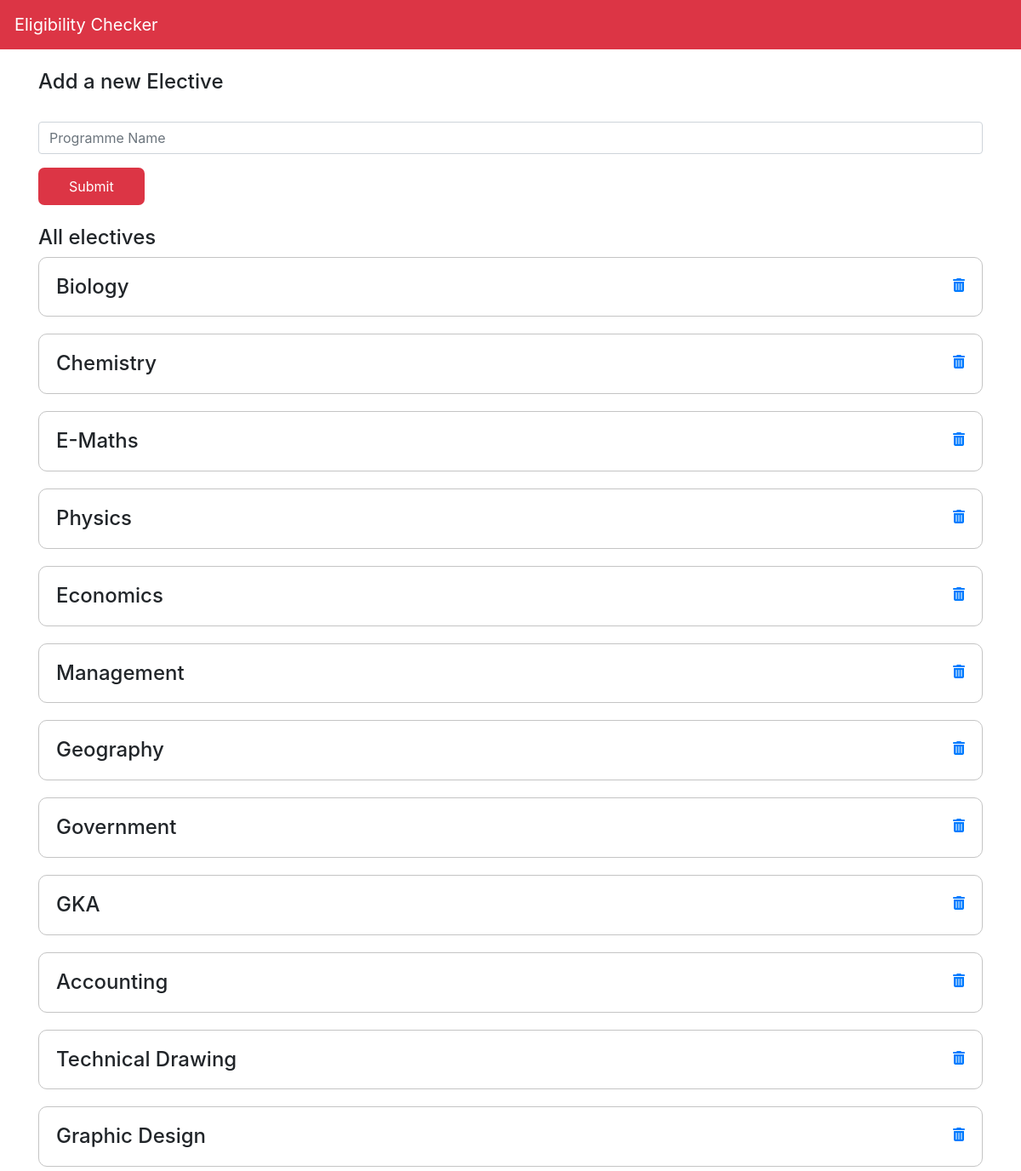
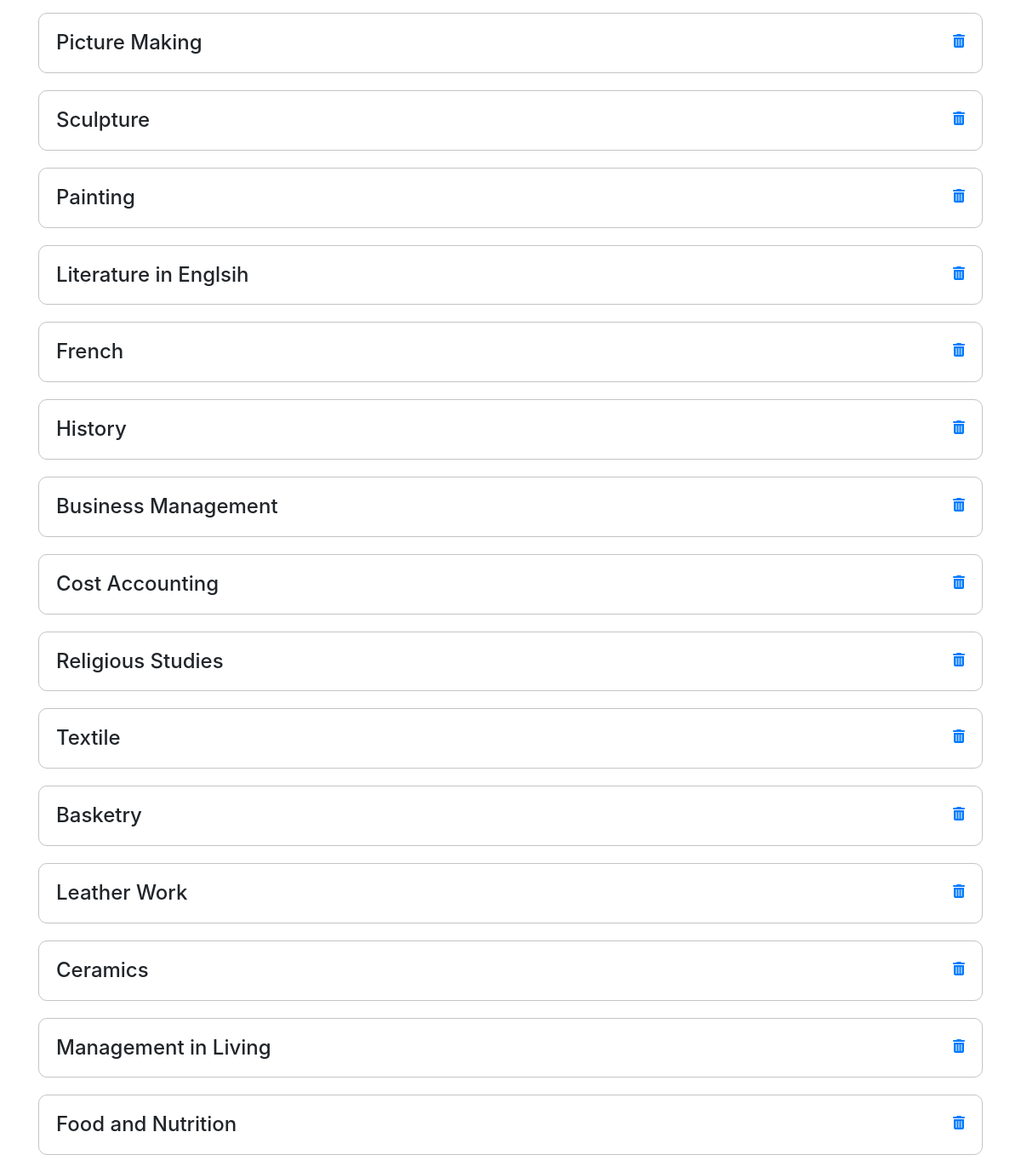
Screenshot of /electives with the database file from the repository (2 pictures, top to bottom).
### app/models.py (models this page shows, shortened)
class Electives(db.Model):
    id = db.Column(db.Integer(), primary_key=True)
    name = db.Column(db.String())

### app/routes.py (the view, shortened to what this page needs)
@app.route("/electives",methods=['GET','POST'])
def electives():
    electives = Electives.query.all()
    return render_template('electives.html', electives=electives)

### app/templates/electives.html (shortened to what this page needs)
{% extends "layout.html" %}
{% block body %}
<div class="container">
    <br/>
<h4>Add a new Elective</h4>
<form action="{{url_for('electives')}}" method="post">
    <div class="form-group">
        <input type="text" class="form-control" name="electiveName" id="electiveName" aria-describedby="helpId" placeholder="Programme Name">
    </div>
    <input style="width: auto;" class="button btn-danger" type="submit">
</form>
<br/>
<h4> All electives</h4>
{% for elective in electives %}
<div  style="display: flex; justify-content: space-between;" class="course">
    <div>
        <h4 style="margin: 0; width: fit-content;">{{elective.name}}</h4>
    </div>
    <div>
        <a href='{{url_for("deleteElective", id=elective.id)}}'>
            <i class="fa fa-trash" aria-hidden="true"></i>
        </a>
    </div>
</div>
{% endfor %}
</div>
{% endblock %}

### app/templates/layout.html (shortened to what this page needs)
<!doctype html>
<html lang="en">
  <head>
    <link rel="stylesheet" href="{{url_for('static', filename="css/style.css")}}">
    <link rel="stylesheet" href="https://stackpath.bootstrapcdn.com/bootstrap/4.3.1/css/bootstrap.min.css">
</head>
  <body>
    <nav  style="border: 1px solid #dc3545;" class="navbar navbar-expand-sm navbar-dark bg-danger">
        <a class="navbar-brand" href='{{url_for("home")}}'>Eligibility Checker</a>
    </nav>
      {% block body %}
      {% endblock %}
  </body>
</html>

### app/static/css/style.css (style rules this page uses)
.button { color: white; background-color: red; border-radius: 7px; padding:10px 36px; border: none; width: 80%; }
.course { width: 100%; border: 1px solid #c4c4c4; padding: 20px; margin-bottom: 20px; display: flex; border-radius: 10px; justify-content: space-between; }

### rows the page displays
Electives: name "Biology"
Electives: name "Chemistry"
Electives: name "E-Maths"
Electives: name "Physics"
Electives: name "Economics"
Electives: name "Management"
Electives: name "Geography"
Electives: name "Government"
Electives: name "GKA"
Electives: name "Accounting"
Electives: name "Technical Drawing"
Electives: name "Graphic Design"
Electives: name "Picture Making"
Electives: name "Sculpture"
Electives: name "Painting"
Electives: name "Literature in Englsih"
Electives: name "French"
Electives: name "History"
Electives: name "Business Management"
Electives: name "Cost Accounting"
Electives: name "Religious Studies"
Electives: name "Textile"
Electives: name "Basketry"
Electives: name "Leather Work"
Electives: name "Ceramics"
Electives: name "Management in Living"
Electives: name "Food and Nutrition"
